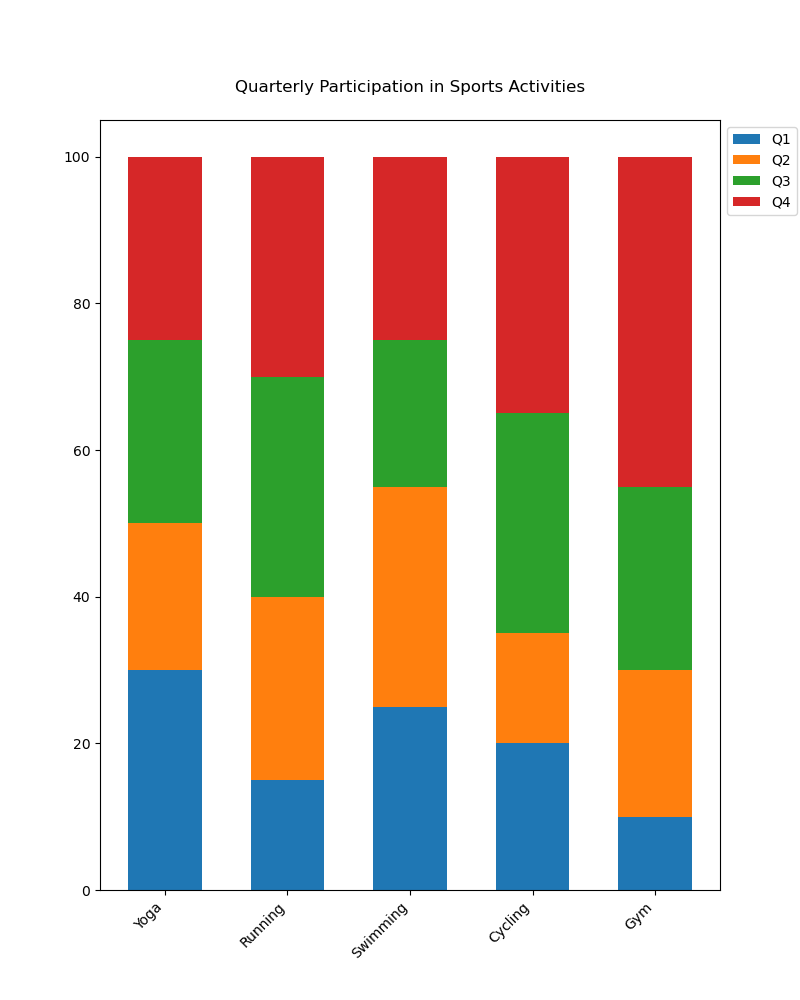

Generate this figure with Python:

import matplotlib.pyplot as plt
import numpy as np

data = {
    'Category': ['Yoga', 'Running', 'Swimming', 'Cycling', 'Gym'],
    'Q1': [30, 15, 25, 20, 10],
    'Q2': [20, 25, 30, 15, 20],
    'Q3': [25, 30, 20, 30, 25],
    'Q4': [25, 30, 25, 35, 45]
}

categories = data['Category']
q1 = data['Q1']
q2 = data['Q2']
q3 = data['Q3']
q4 = data['Q4']

ind = np.arange(len(categories))
width = 0.6

fig, ax = plt.subplots(figsize=(8, 10))

p1 = ax.bar(ind, q1, width, color='#1f77b4')
p2 = ax.bar(ind, q2, width, bottom=q1, color='#ff7f0e')
p3 = ax.bar(ind, q3, width, bottom=np.add(q1, q2), color='#2ca02c')
p4 = ax.bar(ind, q4, width, bottom=np.add(np.add(q1, q2), q3), color='#d62728')

ax.set_title('Quarterly Participation in Sports Activities', pad=20)
ax.set_xticks(ind)
ax.set_xticklabels(categories, rotation=45, ha='right')
ax.legend((p1[0], p2[0], p3[0], p4[0]), ('Q1', 'Q2', 'Q3', 'Q4'), loc='upper left', bbox_to_anchor=(1,1))

plt.show()
